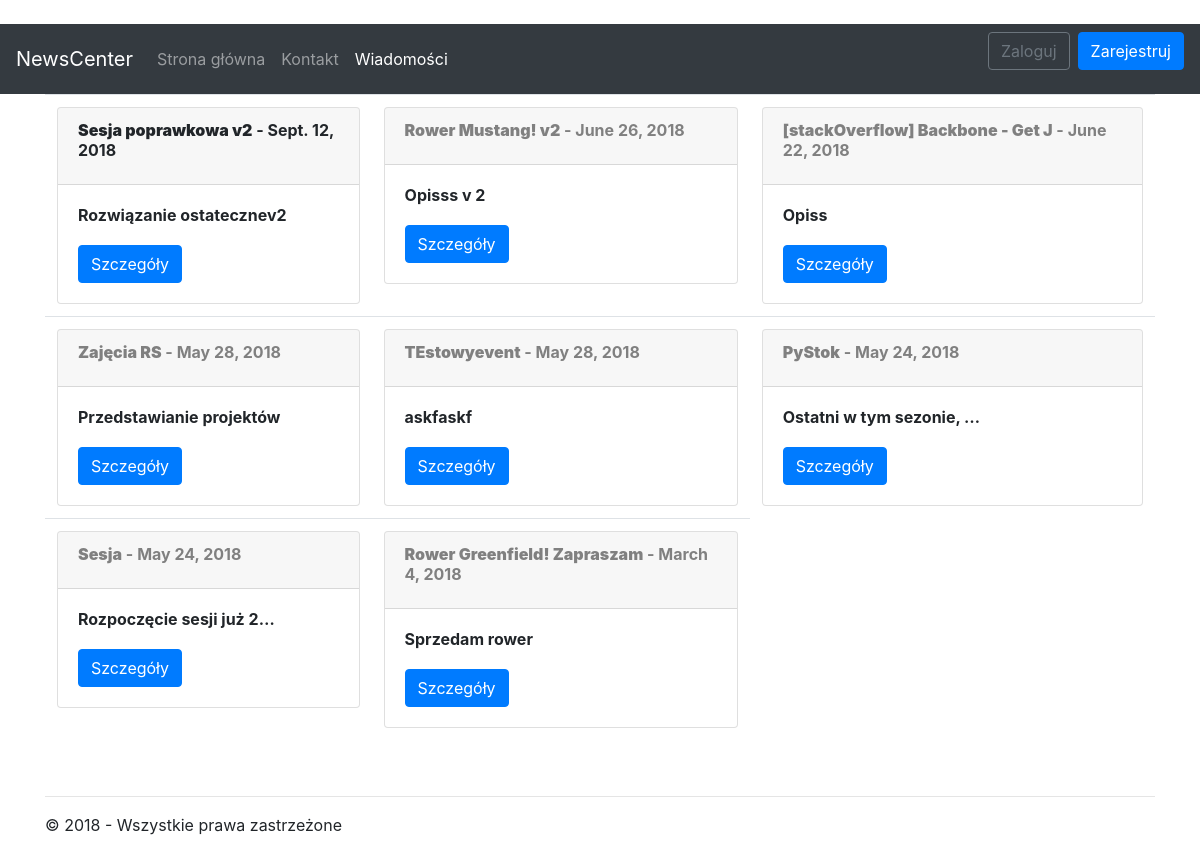
Page /news on the committed database.
### app/models.py (models this page shows, shortened)
class News(models.Model):
	title       = models.CharField(max_length = 32)
	date        = models.DateField()
	description = models.TextField()
	address     = models.CharField(max_length = 32)
	created     = models.DateTimeField(auto_now_add=True)
	class Meta:
		verbose_name_plural = 'News'

### app/views/article.py (the view)
# urls.py: path(''         , app.views.default.index   , name='home'    ),
def index(request):
	assert isinstance(request, HttpRequest)
	return render(request, 'app/news/index.html',
	{
		'news': ArticleListView,
		'title': _('Wiadomości'),
		'year' : datetime.now().year,
		'auth': is_logged(request),
		'admin' : is_admin(request),
		'date' : datetime.now().date()
	})

### app/support/utilities.py (called while the page is built)
def find_profile(request):
	try:
		return UserProfile.objects.get(user=request.user)
	except:
		return None

def is_admin(request):
	if find_profile(request) is None:
		return False
	return is_mod(request)

def is_logged(request):
	return 'yes' if request.user.is_authenticated else 'no'

### app/templates/app/news/index.html (shortened to what this page needs)
{% extends "app/shared/layout.html" %}
{% block content %}
<table class="table">
	{% for i in news.querytable %}
		<tr>
			{% for article in i %}
				<th>
					{% include 'app/partial/articlepartial.html' %}
				</th>
			{% endfor %}
		</tr>
	{% endfor %}
</table>
<br/>
{% endblock %}

### app/templates/app/partial/articlepartial.html (shortened to what this page needs)
<div class="card">
	<div class="card-header {% if date > article.date %} gray {% endif %}">
		<div class="card-title">
			<b>{{ article.title }}</b> - {{ article.date}}
		</div>
	</div>
	<div class="card-body">
		<div class="card-text">
			{{ article.description|truncatechars:24 }}
		</div>
		<br />
		<button onclick="window.location='{% url 'details' pk=article.id %}'" type="button" class="btn btn-primary">
			Szczegóły
		</button>
	</div>
</div>

### app/static/app/content/styles.css (style rules this page uses)
body { padding-top: 0px; }
.gray { color: gray; }

### rows in the picture
News: title "Sesja poprawkowa v2", date "Sept. 12, 2018", description "Rozwiązanie ostatecznev2"
News: title "Rower Mustang! v2", date "June 26, 2018", description "Opisss v 2"
News: title "[stackOverflow] Backbone - Get J", date "June 22, 2018", description "Opiss"
News: title "Zajęcia RS", date "May 28, 2018", description "Przedstawianie projektów"
News: title "TEstowyevent", date "May 28, 2018", description "askfaskf"
News: title "PyStok", date "May 24, 2018", description "Ostatni w tym sezonie, …"
News: title "Sesja", date "May 24, 2018", description "Rozpoczęcie sesji już 2…"
News: title "Rower Greenfield! Zapraszam", date "March 4, 2018", description "Sprzedam rower"
